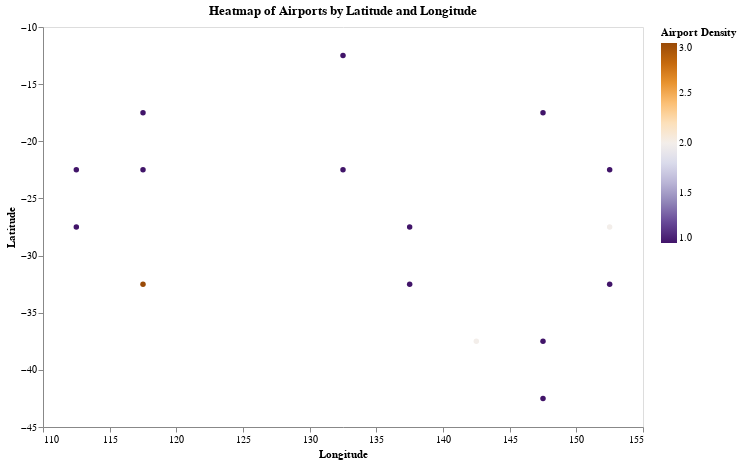

This figure's Vega-Lite source:
### Vega-Lite specification from a JSON file in a GitHub repository (floating-point values rounded to 4 significant figures)
{"$schema": "https://vega.github.io/schema/vega-lite/v5.json", "description": "Heatmap of Airports by Latitude and Longitude", "title": "Heatmap of Airports by Latitude and Longitude", "width": 600, "height": 400, "data": {"values": [{"latitude_deg": -31.94, "longitude_deg": 116.0}, {"latitude_deg": -31.93, "longitude_deg": 116.0}, {"latitude_deg": -33.95, "longitude_deg": 151.2}, {"latitude_deg": -37.67, "longitude_deg": 144.8}, {"latitude_deg": -27.38, "longitude_deg": 153.1}, {"latitude_deg": -31.94, "longitude_deg": 116.0}, {"latitude_deg": -34.95, "longitude_deg": 138.5}, {"latitude_deg": -42.84, "longitude_deg": 147.5}, {"latitude_deg": -35.33, "longitude_deg": 149.2}, {"latitude_deg": -16.89, "longitude_deg": 145.8}, {"latitude_deg": -20.66, "longitude_deg": 116.7}, {"latitude_deg": -23.38, "longitude_deg": 150.5}, {"latitude_deg": -24.9, "longitude_deg": 113.7}, {"latitude_deg": -28.8, "longitude_deg": 114.7}, {"latitude_deg": -19.63, "longitude_deg": 119.2}, {"latitude_deg": -28.12, "longitude_deg": 153.5}, {"latitude_deg": -37.85, "longitude_deg": 145.0}, {"latitude_deg": -25.89, "longitude_deg": 139.3}, {"latitude_deg": -14.22, "longitude_deg": 132.2}, {"latitude_deg": -23.6, "longitude_deg": 133.9}]}, "mark": "circle", "encoding": {"x": {"field": "longitude_deg", "bin": true, "type": "quantitative", "title": "Longitude"}, "y": {"field": "latitude_deg", "bin": true, "type": "quantitative", "title": "Latitude"}, "color": {"aggregate": "count", "type": "quantitative", "scale": {"scheme": "purpleorange"}, "legend": {"title": "Airport Density"}}}}
